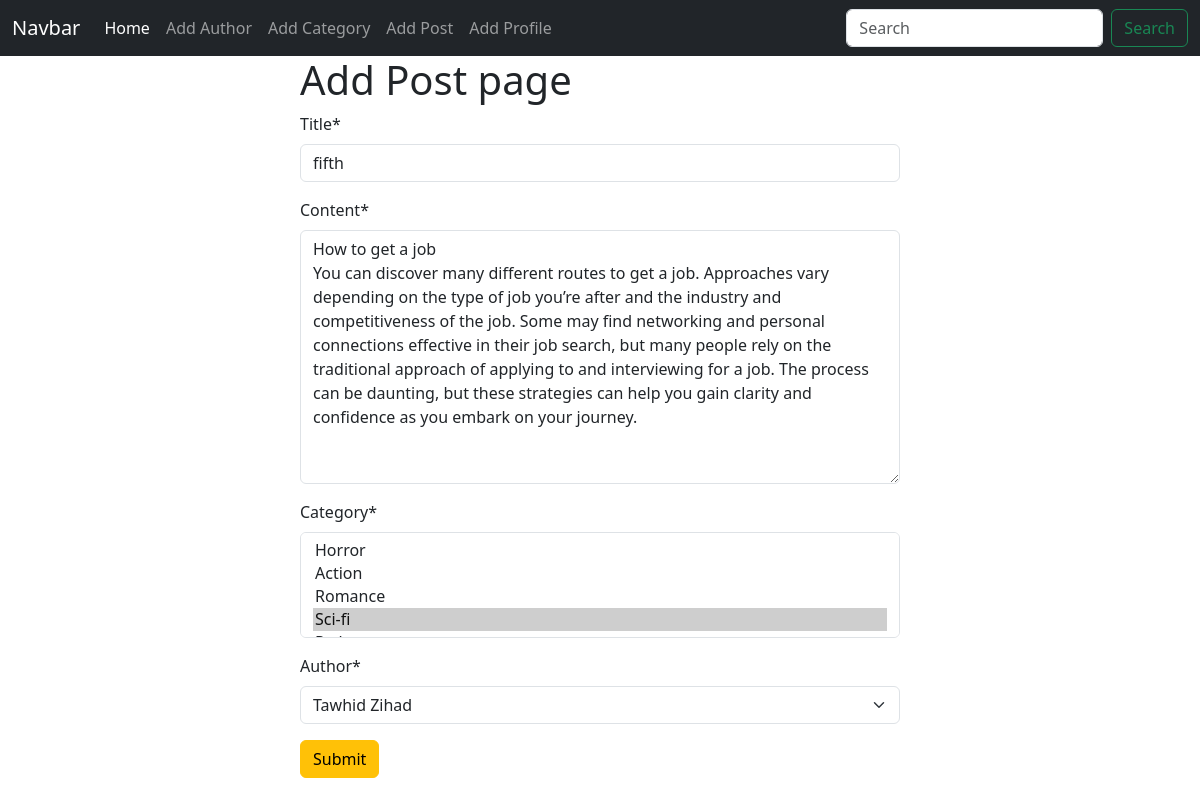
Screenshot of /posts/edit/5 with the database file from the repository.
### posts/models.py (models this page shows, shortened)
class Post(models.Model):
    title = models.CharField(max_length=50)
    content = models.TextField()
    category = models.ManyToManyField(Category)
    author = models.ForeignKey(Author, on_delete=models.CASCADE)

### posts/views.py (the view)
# urls.py: path('edit/<int:id>', views.edit_post, name = 'edit_post'),
def edit_post(request, id):
    post = models.Post.objects.get(pk=id)
    post_form = forms.PostForm(instance=post)
    if request.method == 'POST':
        post_form = forms.PostForm(request.POST, instance=post)
        if post_form.is_valid():
            post_form.save()
            return redirect('homepage')
    return render(request, 'add_post.html', {'form' : post_form})

### posts/forms.py
class PostForm(forms.ModelForm):
    class Meta:
        model = Post
        fields = '__all__'

### author/models.py (called while the page is built)
    def __str__(self):
        return self.name

### categories/models.py (called while the page is built)
    def __str__(self):
        return self.name

### posts/templates/add_post.html
{% extends "base.html" %} {% load crispy_forms_tags %} {% block content %}
<form style="width: 50%; margin: auto" method = 'post'>
  <h1>Add Post page</h1>
  {% csrf_token %} {{form | crispy}}
  <button class="btn btn-warning">Submit</button>
</form>
{% endblock content %}

### rows the page displays
Post: title "fifth", content "How to get a job You can discover many different routes to get a job. Approaches vary depending on the type of job you’re after and the industry and competitiveness of the job. Some may find networking and personal connections effective in their job search, but many people rely on the traditional approach of applying to and interviewing for a job. The process can be daunting, but these strategies can help you gain clarity and confidence as you embark on your journey.", author "Tawhid Zihad"
